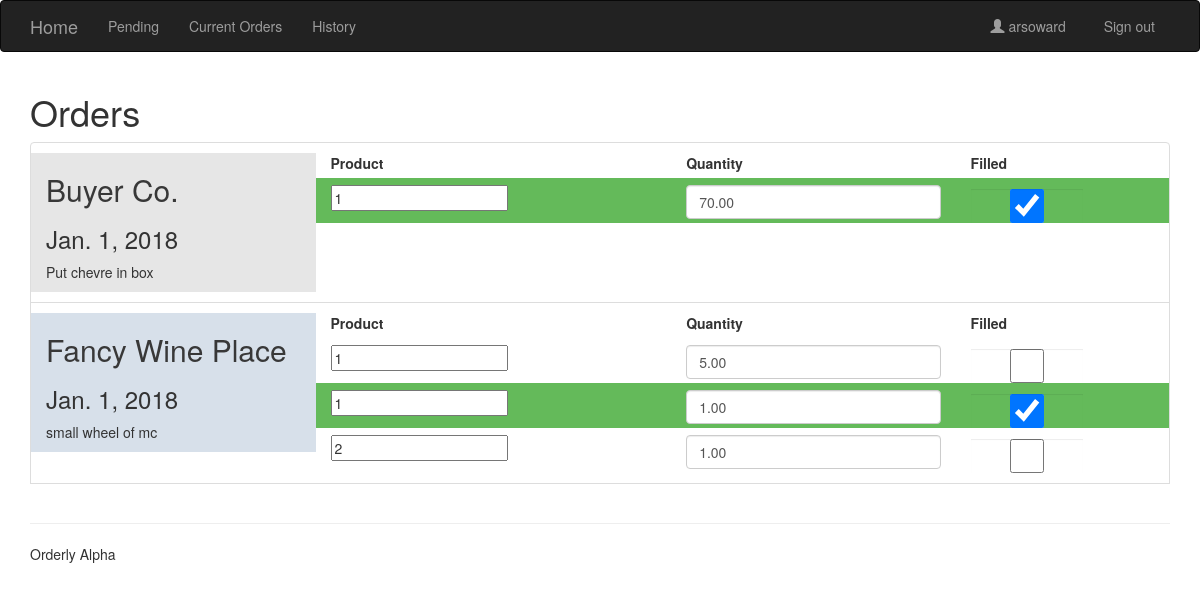
The page /history/ (signed in) on the database as committed earlier.
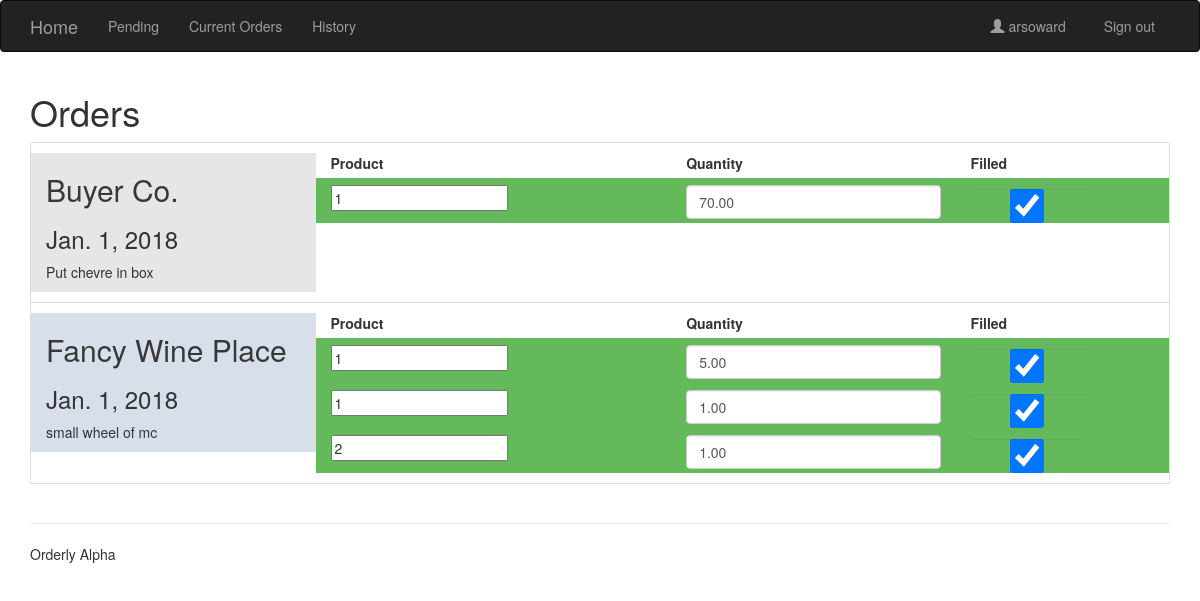
The same page on the database as committed later.
### orders/models.py (models this page shows, shortened)
class Business(models.Model):
  business_name = models.CharField(max_length=60)
  contact_name = models.CharField(max_length=60)
  website = models.URLField(max_length=200, blank=True)
  email = models.EmailField(max_length=254, blank=True)
  phone = models.CharField(max_length=15, blank=True)
  address = models.CharField(max_length=260, blank=True)
  tagline = models.CharField(max_length=150, blank=True) #describe your business in 150 characters or less!
  about = models.TextField(max_length=600, null=True, default=None)
  account = models.OneToOneField(userModels.Account, related_name='business', null=True, default=None, on_delete=models.CASCADE)
  picture = models.OneToOneField(userModels.Picture, related_name='business', blank=True, null=True, on_delete=models.CASCADE)
  class Meta:
      verbose_name_plural = "businesses"

class Order(models.Model):
  connection = models.ForeignKey(Connection, on_delete=models.CASCADE, blank=True, null=True, default=None) #set to deleted user
  ORDER_STATUS_CHOICES = (
    ('P', 'Pending'),   #user needs to approve order from email or new customer
    ('C', 'Current'),   #current orders show up in the default to-do list
    ('D', 'Delivered'), #delivered orders will be removed from to-do list, but can be searched
  )
  from_address = models.EmailField(max_length=254, blank=True, null=True, default=None)
  status = models.CharField(max_length=1, choices=ORDER_STATUS_CHOICES, default='P')
  requested_delivery = models.DateField('requested delivery date', default=(date.today() + timedelta(days=7))) # set to the future to set up recurring orders.
  notes = models.TextField(max_length=600, blank=True)

### orders/views.py (the view)
# urls.py: path('history/', views.orderList,  {'status':'D'}, name='history'),
@login_required
def orderList(request, status='C'):
  businessID = request.user.account.business.id
  rawList = list(Order.objects.filter(connection__vendor_id=businessID, status=status).order_by('requested_delivery'))
  business = get_object_or_404(Business, id=businessID)
  orderList = []
  number = 0
  if status == 'P':
    for order in rawList:
      form = OrderForm(instance=order, prefix=str(number))
      if OrderItem.objects.filter(order = order):
        formset = OrderItemModelSet(request.POST or None, prefix=str(number), queryset=OrderItem.objects.filter(order = order))
        emailOrder = False
      else:
        formset = OrderItemSet(request.POST or None, prefix=str(number))
        emailOrder = True
      number += 1
      if (request.method == 'POST'):
        if emailOrder:
          formset = OrderItemSet(request.POST, instance=order)
          formset.is_valid()
          formset.save()
        else:
          instances = formset.save()
        form.is_valid()
        order = form.save(commit=False)
        order.status = 'C'
        order.save()
        return HttpResponseRedirect(reverse('orders:pending'))
      orderList.append({'business': order.connection.customer,
                        'orderForm': form,
                        'orderItemFormset': formset,
                        'order': order,
                        'status': order.status,
                      })
    template = 'orders/pendingorderlist.html'
  else:
    for order in rawList:
      formset = OrderItemModelSet(request.POST or None, prefix=str(number), queryset=OrderItem.objects.filter(order = order))
      number += 1
      if (request.method == 'POST'):
        instances = formset.save()
        order.save()
      orderList.append({'business': order.connection.customer,
                        'orderItemFormset': formset,
                        'order': order,
                        'status': order.status,
                      })
    template = 'orders/orderlist.html'
  context = {'list': orderList, 'business': business}
  return render(request, template, context)

### orders/templates/orders/orderlist.html (shortened to what this page needs)
{% extends 'list.html' %}
{% load bootstrap3 %}
{% block title %}Orders{% endblock %}
{% block itemTitle %}
    <h2><a href="{% url 'orders:about' item.business.account.slug %}">{{ item.business.business_name }}</a></h2>
    <h3>{{item.order.requested_delivery}}</h3>
    <p>{{ item.order.notes }}</p>
{% endblock %}
{% block itemContent %}
<span>
<form action="" method="post">{% csrf_token %}
  <div class='row'>
    <div class="col-xs-12 col-md-5">
      <label>Product</label>
    </div>
    <div class="col-xs-10 col-md-4">
      <label>Quantity</label>
    </div>
    <div class="col-xs-2 col-2">
      <label>Filled</label>
    </div>
  </div>
    {% for form in item.orderItemFormset %}
    <div class="row">
      <div class="col-xs-12 col-md-5">
        {{form.product}}
      </div>
      <div class="col-xs-10 col-md-4">
        {{form.quantity}}
      </div>
      <div class="col-xs-2 col-2">
        {{form.filled}}
      </div>
    </div>
    {% endfor %}
</span>
{% endblock %}

### shared_templates/list.html (shortened to what this page needs)
{% extends 'base.html' %}
{% block content %}
  <div class="container">
    <h1>{% block title %} Orderly {% endblock %}</h1>
    <ul class="list-group">
    {% for item in list %}
    <li class="list-group-item">
      <div class="row row-eq-height {% cycle 'row1' 'row2' %}">
        <div class="col-12 col-md-3 rowTitle">
          {% block itemTitle %}{% endblock %}
        </div>
        <div class="col-12 col-md-9">
          {% block itemContent %}{% endblock %}
        </div>
      </div>
    </li>
    {% empty %}
      <div class="row row1">
        <div class="col">
          <p> Nothing to show. </p>
        </div>
      </div>
    {% endfor %}
    </ul>
  </div>
{% endblock %}

Rows that differ between the two databases and show on the page:
changed Business "Fancy Wine Place": filled "☐" → "☑"
